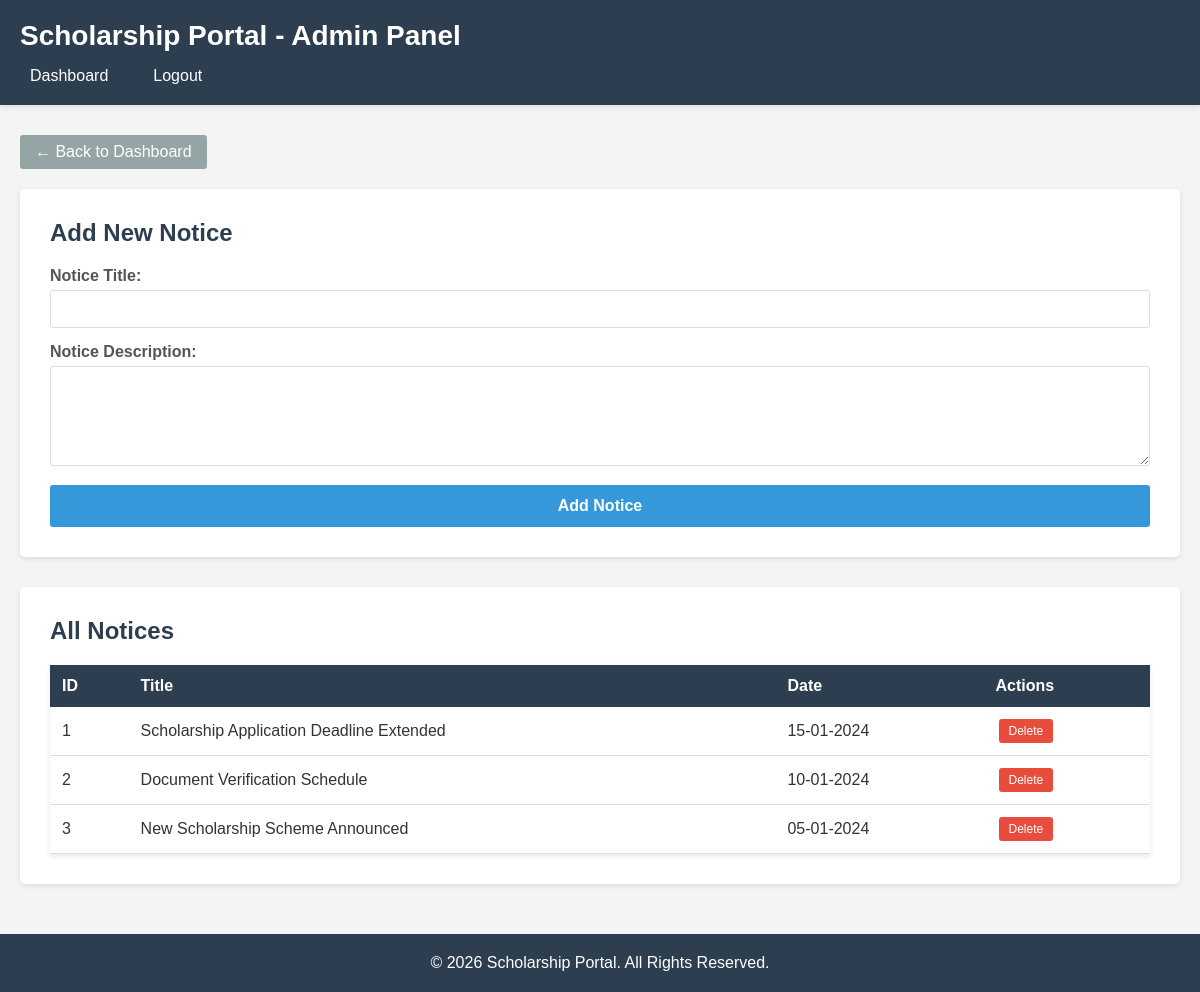
The app's page /admin/add_notice.php (signed in), older data.
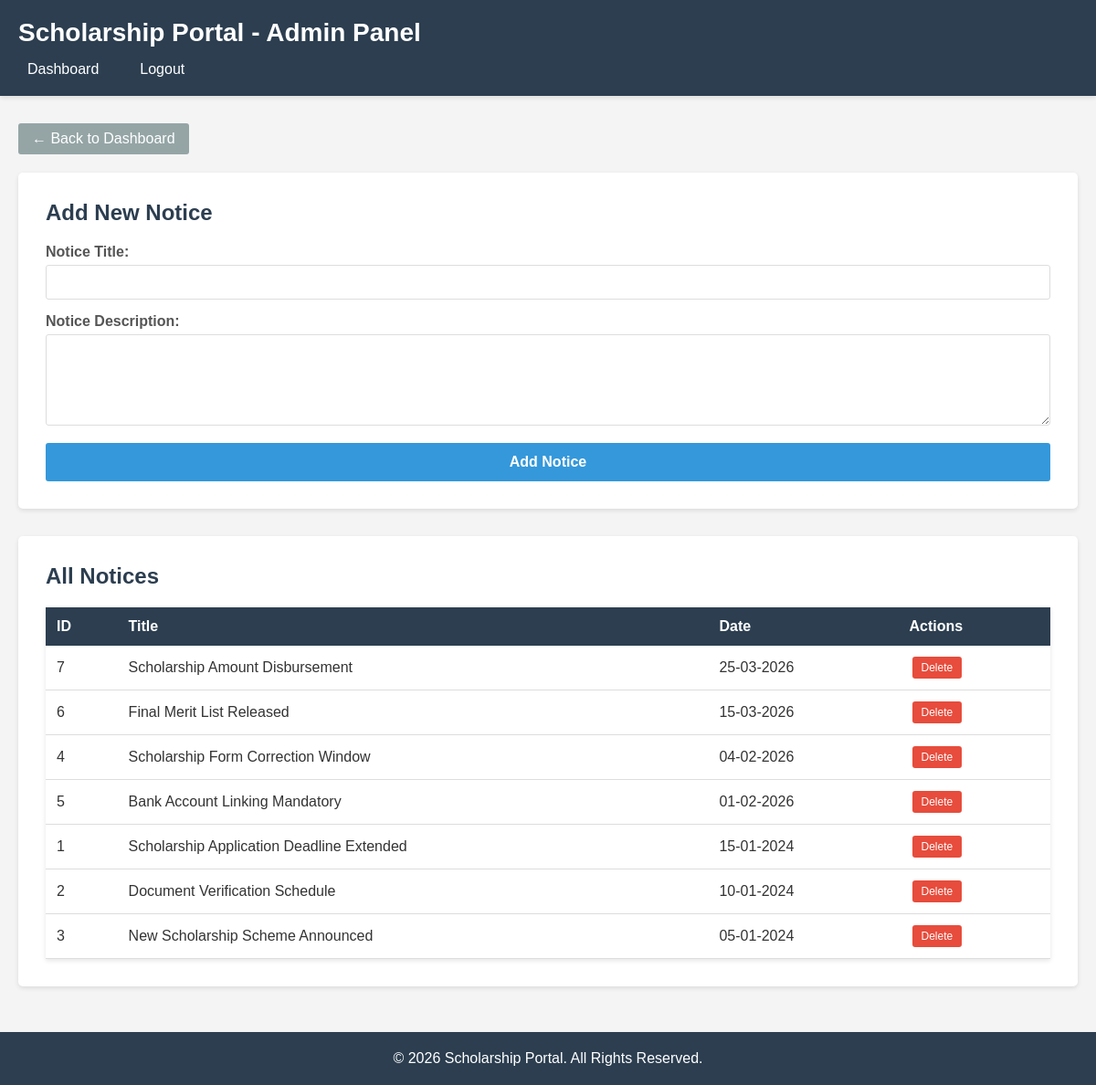
The same page, newer data.
### tables this page shows
CREATE TABLE notices (
    id INT PRIMARY KEY AUTO_INCREMENT,
    title VARCHAR(255) NOT NULL,
    description TEXT NOT NULL,
    date DATE NOT NULL
);

### admin/add_notice.php (the view, shortened to what this page needs)
<?php
include '../db.php';
$sql = "SELECT * FROM notices ORDER BY date DESC";
$result = mysqli_query($conn, $sql);
?>
<!DOCTYPE html>
<html lang="en">
<head>
    <link rel="stylesheet" href="../style.css">
</head>
<body>
    <header>
        <div class="header-container">
            <h1>Scholarship Portal - Admin Panel</h1>
            <nav>
                <ul>
                    <li><a href="dashboard.php">Dashboard</a></li>
                    <li><a href="logout.php">Logout</a></li>
                </ul>
            </nav>
        </div>
    </header>
    <div class="container">
        <a href="dashboard.php" class="back-btn">← Back to Dashboard</a>
        <div style="background-color: white; padding: 30px; border-radius: 5px; box-shadow: 0 2px 5px rgba(0,0,0,0.1); margin-bottom: 30px;">
            <h2 style="color: #2c3e50; margin-bottom: 20px;">Add New Notice</h2>
            <form method="POST" action="add_notice.php">
                <div class="form-group">
                    <label>Notice Title:</label>
                    <input type="text" name="title" required>
                </div>
                <div class="form-group">
                    <label>Notice Description:</label>
                    <textarea name="description" required></textarea>
                </div>
                <button type="submit" class="btn">Add Notice</button>
            </form>
        </div>
        <div style="background-color: white; padding: 30px; border-radius: 5px; box-shadow: 0 2px 5px rgba(0,0,0,0.1);">
            <h2 style="color: #2c3e50; margin-bottom: 20px;">All Notices</h2>
            <table>
                <thead>
                    <tr>
                        <th>ID</th>
                        <th>Title</th>
                        <th>Date</th>
                        <th>Actions</th>
                    </tr>
                </thead>
                <tbody>
                    <?php
                    if (mysqli_num_rows($result) > 0) {
                        while ($row = mysqli_fetch_assoc($result)) {
                            echo '<tr>';
                            echo '<td>' . $row['id'] . '</td>';
                            echo '<td>' . $row['title'] . '</td>';
                            echo '<td>' . date('d-m-Y', strtotime($row['date'])) . '</td>';
                            echo '<td>';
                            echo '<button onclick="confirmDelete(' . $row['id'] . ', \'' . addslashes($row['title']) . '\')" class="action-btn delete-btn">Delete</button>';
                            echo '</td>';
                            echo '</tr>';
                        }
                    } else {
                        echo '<tr><td colspan="4" style="text-align: center;">No notices found</td></tr>';
                    }
                    ?>
                </tbody>
            </table>
        </div>
    </div>
    <footer>
        <p>&copy; 2026 Scholarship Portal. All Rights Reserved.</p>
    </footer>
</body>
</html>

Row changes from the older to the newer data that the page shows:
added notices: id "7", title "Scholarship Amount Disbursement", date "25-03-2026"
added notices: id "6", title "Final Merit List Released", date "15-03-2026"
added notices: id "4", title "Scholarship Form Correction Window", date "04-02-2026"
added notices: id "5", title "Bank Account Linking Mandatory", date "01-02-2026"
